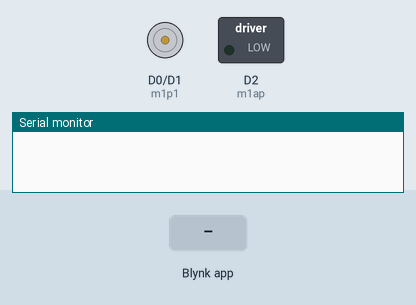
This sketch was run on a simulated ESP8266 (NodeMCU). Parts: motor-driver pin pairs drawn as motors (green arrow = first pin HIGH = forward, orange = second pin HIGH = backward, longer = more drive), switched loads named in the sketch (green lamp = pin HIGH), the last lines printed to the serial monitor. The test bench sets the inputs (shaded band). WiFi joins after 1.5 s; servers stay silent unless stated.

Above: at 3.0 s.
3.1 s: Blynk app writes 1 to V0
At 4.3 s:
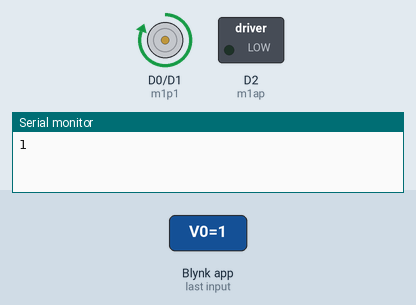
4.6 s: Blynk app writes 0 to V0
At 5.6 s:
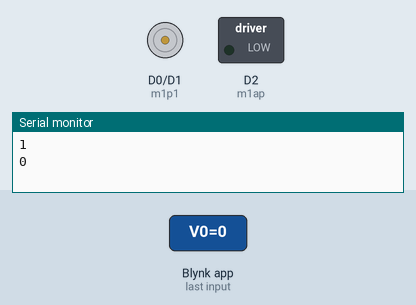
Timing chart, 0 to 7.6 s (numbered marks = the images above; inputs shaded):
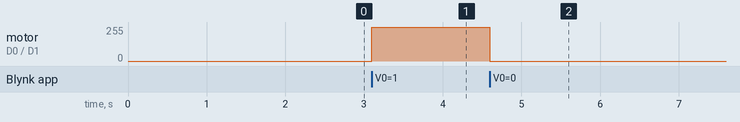

Measured:
- after the input at 3.1 s, motor on D0 (m1p1) / D1 (m1p2): stopped → forward 255/255 at once
- after the input at 4.6 s, motor on D0 (m1p1) / D1 (m1p2): forward 255/255 → stopped at once

The sketch:

basic_motor_control_using_blynk.ino
```cpp
/* Basic motor control using Blynk app and Nodemcu  */

//These credentials you will find after creating a template in Blynk webstie
#define BLYNK_TEMPLATE_ID "Template id"
#define BLYNK_TEMPLATE_NAME "Template name"
#define BLYNK_AUTH_TOKEN"authentification token"

#define BLYNK_PRINT Serial
#include <ESP8266WiFi.h>
#include <BlynkSimpleEsp8266.h>


char auth[] = "authentification token";
char ssid[] = "Hotspot name";
char pass[] = "Hotspot password";


#define m1p1 D0        //m1p1=motor 1  pin1    IN1
#define m1p2 D1        //m1p2=motor 1  pin2    IN2
#define m1ap D2        //m1ap=motor1 analog pin  EN1
void setup(){
  Serial.begin(115200);          //You can use 9600 also but bee sure braud rate in serial monitor should be same to this
  Blynk.begin(auth, ssid, pass);
  pinMode(m1p1,OUTPUT);
  pinMode(m1p2,OUTPUT);
  pinMode(m1ap,OUTPUT);

}
BLYNK_WRITE(V0) {
  int value = param.asInt();
  Serial.println(value);
  //Use this when you use switch or push button as Virtual pin V0
  if(value==HIGH){
    digitalWrite(m1p1,HIGH);
    digitalWrite(m1p2,LOW);
  }
  else if (value==LOW){

    digitalWrite(m1p1,LOW);
    digitalWrite(m1p2,LOW);

  }

  /*
  // use this when you use slider as virtual pin V0
    digitalWrite(m1p1,HIGH);
    digitalWrite(m1p2,LOW);
    analogWrite(m1ap,value);
  */
}

void loop(){
   Blynk.run();
}
```
